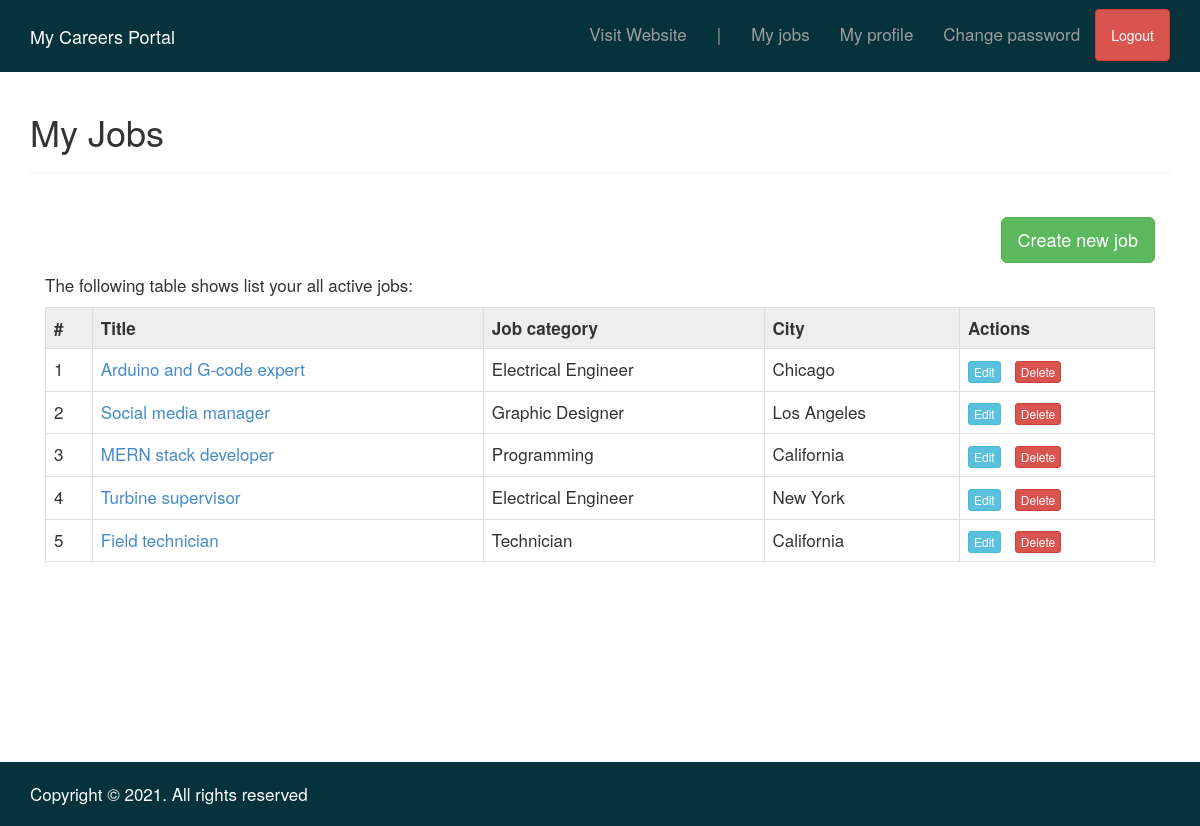
The page /max-careers/account/jobs.php?page=view (signed in) on the database its author committed.
### tables this page shows
CREATE TABLE `jobs` (
  `id` int(11) NOT NULL,
  `title` varchar(100) NOT NULL,
  `description` text NOT NULL,
  `job_category_id` int(11) NOT NULL,
  `company_id` int(11) NOT NULL,
  `city_id` int(11) NOT NULL
);

CREATE TABLE `job_categories` (
  `id` int(11) NOT NULL,
  `title` varchar(100) NOT NULL
);

CREATE TABLE `cities` (
  `id` int(11) NOT NULL,
  `title` varchar(100) NOT NULL
);

### max-careers/account/jobs.php (the view, shortened to what this page needs)
<?php
    include_once 'includes/header.php';
?>
<?php
    include_once 'includes/nav.php';
?>
<div class="container">
	<div class="row">
		<div class="col-sm-12" style="min-height: 80vh">
			<h1>My Jobs</h1>
			<hr/>
			<br>
		    <div class="col-sm-12">
		    	<?php
		    		if($_GET['page'] == 'view'){
		    			$sql_jobs = "SELECT j.id As job_id, j.title AS job_title, c.title AS city, cat.title AS category
		    						FROM jobs j
		    							INNER JOIN cities c
		    								ON c.id = j.city_id
		    							INNER JOIN job_categories cat
		    								ON cat.id = j.job_category_id
		    						WHERE j.company_id = ".$_SESSION['company_id'];
		    			$result_jobs = mysqli_query($connection, $sql_jobs);
		    			echo '
		    				<p class="text-right">
		    					<a href="'.ACCOUNT_BASEURL.'/jobs.php?page=add" class="btn btn-success btn-lg">Create new job</a>
		    				</p>
		    				<p>The following table shows list your all active jobs:</p>
		    				<table class="table table-bordered">
		    					<tr>
			    					<th>#</th>
			    					<th>Title</th>
			    					<th>Job category</th>
			    					<th>City</th>
			    					<th>Actions</th>
			    				</tr>';
			    			$counter = 1;
			    			while($row_jobs = mysqli_fetch_array($result_jobs)){
			    				$job_id = $row_jobs['job_id'];
			    				$job_link = BASEURL.'/job-detail.php?id='.$job_id;
			    				$job_title = $row_jobs['job_title'];
			    				$city = $row_jobs['city'];
			    				$category = $row_jobs['category'];
			    				echo '<tr>
			    						<td>'.$counter.'</td>
			    						<td><a href="'.$job_link.'" target="_blank">'.$job_title.'</a></td>
			    						<td>'.$category.'</td>
			    						<td>'.$city.'</td>
			    						<td>
			    							<a href="'.ACCOUNT_BASEURL.'/jobs.php?page=edit&id='.$job_id.'" class="btn btn-info btn-xs">Edit</a> &nbsp;
			    							<a class="btn btn-danger btn-xs"
			    								onClick="javascript:deleteJob($(this));return false;"
			    								href="delete.php?id='.$job_id.'"
			    							>Delete</a>
			    						</td>
			    					 </tr>';
			    				$counter++;
			    			}
		    			echo '</table>';
		    		}
		    	?>
		    </div>
		</div>
	</div>
</div>
<?php
    include_once 'includes/footer.php';
?>

### max-careers/account/css/style.css (style rules this page uses)
body, p { font-size: 17px; }
th { background: #eeeeee; }

### rows shown on the page
jobs: title "Arduino and G-code expert", job_category.title "Electrical Engineer", city.title "Chicago"
jobs: title "Social media manager", job_category.title "Graphic Designer", city.title "Los Angeles"
jobs: title "MERN stack developer", job_category.title "Programming", city.title "California"
jobs: title "Turbine supervisor", job_category.title "Electrical Engineer", city.title "New York"
jobs: title "Field technician", job_category.title "Technician", city.title "California"
